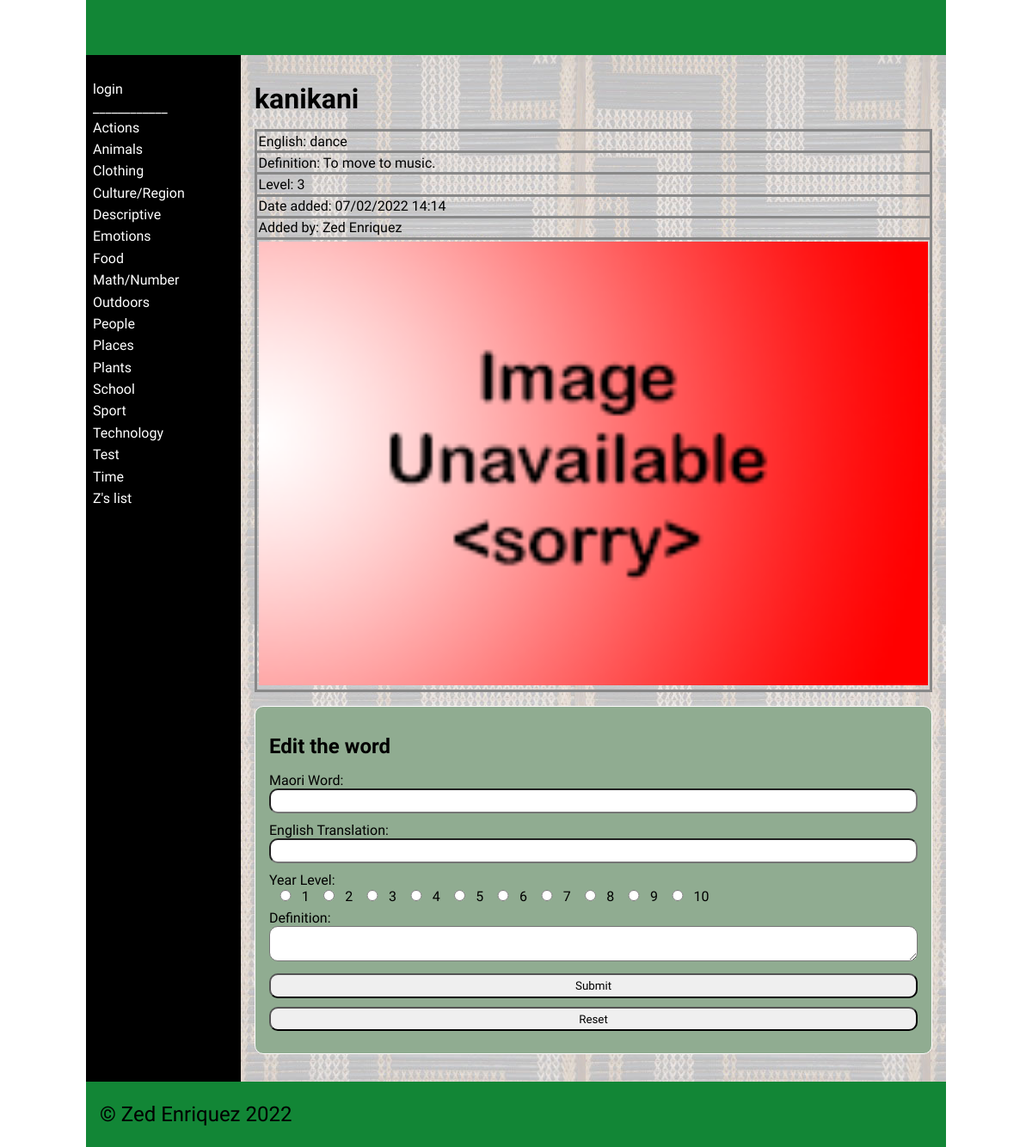
The page /word/2 on the database its author committed.
### tables this page shows
CREATE TABLE "categories"
(
	id integer
		constraint categories_pk
			primary key autoincrement,
	category_name varchar(30)
);

CREATE TABLE "dictionary"
(
    id         integer
        constraint dictionary_pk
            primary key autoincrement,
    Maori      varchar(30),
    English    varchar(30),
    cat_id     integer
        references categories
            on delete cascade,
    Definition varchar(80),
    Level      integer,
    Image      varchar(60),
    Date       datetime,
    User_id    integer
        constraint dictionary_users_id_fk
            references users
);

CREATE TABLE "users"
(
    id       integer
        constraint users_pk
            primary key autoincrement,
    fname    varchar(30),
    lname    varchar(30),
    email    varchar(80),
    password varchar(30),
    teacher  boolean
);

### app.py (the view, shortened to what this page needs)
@app.route('/word/<word_id>', methods=["GET", "POST"])
def render_word_page(word_id):
    return render_template('word.html', contents=dictionary_data(), categories_obtained=categories(),
                           logged_in=is_logged_in(), teacher_perm=is_teacher(), word_id=int(word_id),
                           user_obtained=user_details())

### app.py (called while the page is built)
def create_connection(db_file):
    try:
        connection = sqlite3.connect(db_file)
        connection.execute('pragma foreign_keys=ON')
        return connection
    except Error as e:
        print(e)
    return None

def categories():
    query = "SELECT id, category_name FROM categories ORDER BY category_name ASC"
    con = create_connection(DATABASE)
    cur = con.cursor()
    cur.execute(query)
    category_list = cur.fetchall()
    con.close()
    return category_list

def dictionary_data():
    con = create_connection(DATABASE)
    query = "SELECT * FROM dictionary ORDER BY Maori ASC "
    cur = con.cursor()
    cur.execute(query,)
    contents = cur.fetchall()
    con.close()
    return contents

def is_logged_in():
    if session.get("email") is None:
        print("not logged in")
        return False
    else:
        print("logged in")
        return True

def is_teacher():
    if session.get("teacher") == 0:
        print("A teacher isn't logged in")
        return False
    else:
        print("A Teacher is logged in")
        return True

def user_details():
    con = create_connection(DATABASE)
    query = "SELECT fname, lname, id FROM users"
    cur = con.cursor()
    cur.execute(query,)
    user_obtained = cur.fetchall()
    con.close()
    return user_obtained

### templates/word.html (shortened to what this page needs)
{% extends "base.html" %}
{% block main %}
    {% for word_content in contents %}
        {% if word_content[0] == word_id %}
            <h1>{{word_content[1]}}</h1>
            <table>
                <tbody>
                    <td>English: {{word_content[2]}} </td>
                </tbody>
                <tbody>
                    <td>Definition: {{word_content[4]}} </td>
                </tbody>
                <tbody>
                    <td>Level: {{word_content[5]}} </td>
                </tbody>
                 <tbody>
                    <td>Date added: {{word_content[7]}} </td>
                </tbody>
                {% for user in user_obtained %}
                    {% if user[2] == word_content[8] %}
                        <tbody>
                            <td>Added by: {{user[0]}} {{user[1]}}</td>
                        </tbody>
                    {% endif %}
                {% endfor %}
                <tbody>
                    <td><img src="/static/images/{{word_content[6]}}" class=thumb</td>
                </tbody>
            </table>
        {% endif %}
    {% endfor %}
    {% if teacher_perm %}
            <form class="dataForm" method="POST">
            <h2>Edit the word</h2>
                <div class = "form-group">
                    <div class="form-label">Maori Word:</div>
                    <div class="form-element"><input id="edit_maori" name="edit_maori" type="text" required
                    MAXLENGTH="30"></div>
                </div>
                <div class = "form-group">
                    <div class="form-label">English Translation:</div>
                    <div class="form-element"><input id="edit_english" name="edit_english" type="text" required
                    MAXLENGTH="30"></div>
                </div>
                <div class="form-element">
                        <div class="form-label">Year Level:</div>
                        {% for i in range(10) %}
                            <input value = "{{ i + 1 }}" name="edit_level" type="radio" required><a>{{ i + 1 }} </a>
                        {% endfor %}
                </div>
                <div class = "form-group">
                    <div class="form-label">Definition:</div>
                    <div class="form-element"><textarea id="edit_definition" name="edit_definition"
                                                        type="text" required></textarea></div>
                </div>
                <div class="button-group">
                    <input type="submit" value="Submit">
                    <input type="reset" value="Reset">
                </div>
            </form>
    {% endif %}
{% endblock %}

### templates/base.html (shortened to what this page needs)
<!doctype html>
<html lang="en">
<head>
	<link href="{{ url_for('static', filename='css/style.css') }}" rel="stylesheet">
</head>
<body>
	<div id="container">
		<header>
			<h1>{% block heading %}{% endblock %}</h1>
		</header>
		<nav>
			<ul>
				{% if logged_in %}
					<li><a href="/">ʕ•́ᴥ•̀ʔっ</a></li>
						{% if teacher_perm %}
						<li><a href="/add_category">Add a category</a></li>
						{% endif %}
                    <li><a href="/logout">Logout</a></li>
				{% else %}
                    <li><a href="/login">login</a></li>
                {% endif %}
			</ul>
			<a> ____________ </a>
			<ul>
				{% for category in categories_obtained %}
				<li><a href="/category/{{ category[0] }}">{{ category[1] }}</a></li>
				{% endfor %}}
			</ul>
		</nav>
		<main>
            {% block main%}{% endblock %}
        </main>
		<footer>
			<p>
				&copy; Zed Enriquez 2022
			</p>
		</footer>
	</div>
</body>
</html>

### static/css/style.css (style rules this page uses)
* { font-family: Comfortaa, sans-serif; margin: 0; padding: 0; box-sizing: border-box; }
#container { display: grid; grid-template-columns: 75px auto; grid-template-areas: 'nav header' 'main main' 'footer footer'; }
header { grid-area: header; background-color: #128636; padding: 1rem; }
nav { grid-area: nav; }
main { grid-area: main; padding: 1rem; background-color: #999; }
h1, h2, h3, h4 { padding: 1rem 0; font-family: Comfortaa, sans-serif; color: #000; }
p { padding: 0.5rem 0; }
a { color: #000; }
img { width: 100%; }
.dataForm { margin: 1rem 0; border: 1px solid #fff; padding: 1rem; background-color: #90ac91; border-radius: 10px; }
.dataForm input, textarea { width: 100%; border-radius: 10px; padding: 0.3rem; margin-bottom: 10px; }
.dataForm input[type='radio'] { width: 5%; }
table { width: 100%; border: 2px solid #666; border-collapse: collapse; }
th, td { border: 3px solid #888; padding: 0.1rem; text-align: left; }
footer { grid-area: footer; padding: 1rem; background-color: #128636; }
footer p { color: #000; font-size: 1.5rem; }
@media only screen and (min-width: 768px) { #container { grid-template-columns: 180px auto; grid-template-areas: 'header header' 'nav main' 'footer footer'; } }
@media only screen and (min-width: 768px) { nav { background: linear-gradient(180deg, rgb(0 0 0) 0%, rgba(0, 0, 0, 1) 50%, rgb(0 0 0) 100%); padding: 0.5rem; } }
@media only screen and (min-width: 768px) { nav ul { list-style: none; } }
@media only screen and (min-width: 768px) { nav li { padding: 0.2rem 0; } }
@media only screen and (min-width: 768px) { nav a { color: #fff; text-decoration: none; } }
@media only screen and (min-width: 768px) { main { background-image: url('../images/poutama.jpg'); } }
@media only screen and (min-width: 1000px) { #container { width: 1000px; margin: auto; } }

### rows shown on the page
categories: category_name "Actions"
categories: category_name "Animals"
categories: category_name "Clothing"
categories: category_name "Culture/Region"
categories: category_name "Descriptive"
categories: category_name "Emotions"
categories: category_name "Food"
categories: category_name "Math/Number"
categories: category_name "Outdoors"
categories: category_name "People"
categories: category_name "Places"
categories: category_name "Plants"
categories: category_name "School"
categories: category_name "Sport"
categories: category_name "Technology"
categories: category_name "Test"
categories: category_name "Time"
categories: category_name "Z's list"
dictionary: Maori "kanikani", English "dance", Definition "To move to music.", Level "3", Date "07/02/2022 14:14", Image (placeholder picture)
users: fname "Zed", lname "Enriquez"

### other values the page prints
{{ i + 1 }} "1" "2" "3" "4" "5" "6" "7" "8" "9" "10"
